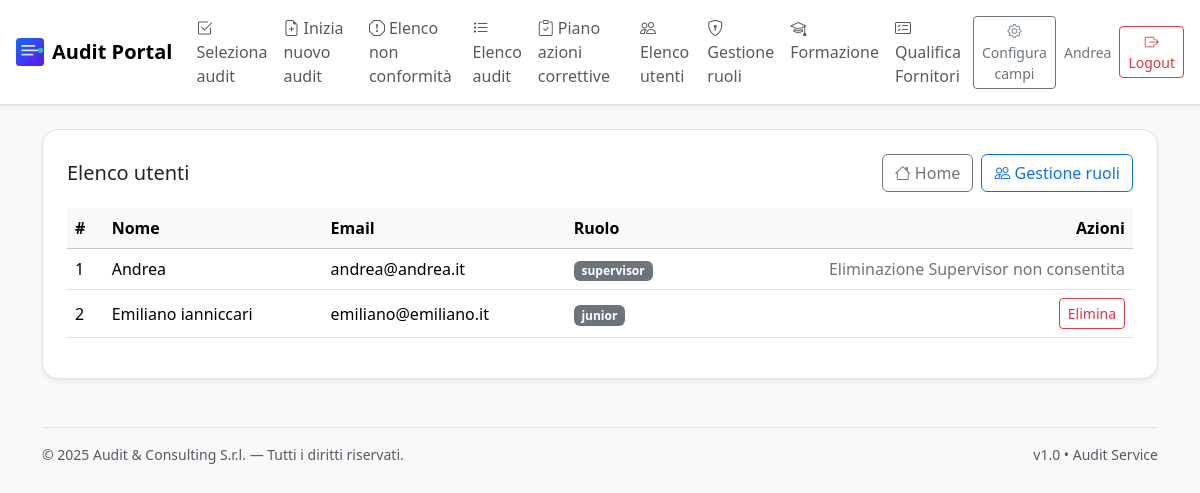
/admin/users-list (signed in), run on the app's committed database.
### app.py (models this page shows, shortened)
    class User(db.Model, UserMixin):
        __tablename__ = "users"
        id = db.Column(db.Integer, primary_key=True)
        name = db.Column(db.String(120), nullable=False)
        email = db.Column(db.String(255), unique=True, nullable=False)
        password_hash = db.Column(db.String(255), nullable=False)
        role = db.Column(db.String(20), nullable=False, default="junior")  # 'supervisor' | 'admin' | 'junior'
        requested_role = db.Column(db.String(20), nullable=True)           # richiesta di promozione
        def is_supervisor(self) -> bool:
            return self.role == "supervisor"

### app.py (the view)
    @app.route("/admin/users-list", methods=["GET"])
    @login_required
    def users_list():
        if not current_user.is_supervisor():
            abort(403)
        users = User.query.order_by(User.id.asc()).all()
        return render_template("users_list.html", users=users, allow_supervisor_deletion=app.config.get("ALLOW_SUPERVISOR_DELETION", False))

### templates/users_list.html (shortened to what this page needs)
{% extends 'base.html' %}
{% block content %}
<div class="bg-white rounded-4 shadow-sm border p-4">
  <div class="d-flex align-items-center justify-content-between gap-2 flex-wrap mb-3">
    <h1 class="h5 m-0">Elenco utenti</h1>
    <div class="d-flex gap-2">
      <a class="btn btn-outline-secondary" href="{{ url_for('index') }}"><i class="bi bi-house"></i> Home</a>
      <a class="btn btn-outline-primary" href="{{ url_for('manage_users') }}"><i class="bi bi-people"></i> Gestione ruoli</a>
    </div>
  </div>
  <div class="table-responsive">
    <table class="table align-middle">
      <thead class="table-light">
        <tr>
          <th>#</th>
          <th>Nome</th>
          <th>Email</th>
          <th>Ruolo</th>
          <th class="text-end">Azioni</th>
        </tr>
      </thead>
      <tbody>
        {% for u in users %}
        <tr>
          <td>{{ loop.index }}</td>
          <td>{{ u.name }}</td>
          <td>{{ u.email }}</td>
          <td><span class="badge bg-secondary">{{ u.role }}</span></td>
          <td class="text-end">
            {% if u.role == 'supervisor' and not allow_supervisor_deletion %}
              <span class="text-secondary">Eliminazione Supervisor non consentita</span>
            {% else %}
              <form method="post" action="{{ url_for('users_delete_post') }}" class="d-inline" onsubmit="return confirm('Eliminare l\'utente {{ u.email }}?');">
                <button class="btn btn-sm btn-outline-danger">Elimina</button>
              </form>
            {% endif %}
          </td>
        </tr>
        {% endfor %}
      </tbody>
    </table>
  </div>
</div>
{% endblock %}

### templates/base.html (shortened to what this page needs)
{% set APP_NAME = config.APP_NAME if config.APP_NAME else "Audit Portal" %}
<!doctype html>
<html lang="it">
  <head>
    <link href="https://cdn.jsdelivr.net/npm/bootstrap@5.3.3/dist/css/bootstrap.min.css" rel="stylesheet">
    <link href="https://cdn.jsdelivr.net/npm/bootstrap-icons@1.11.3/font/bootstrap-icons.css" rel="stylesheet">
    <link href="{{ url_for('static', filename='custom.css') }}" rel="stylesheet">
  </head>
  <body class="bg-light">
    <nav class="navbar navbar-expand-lg bg-white border-bottom shadow-sm sticky-top">
      <div class="container-fluid px-3">
        <a class="navbar-brand d-flex align-items-center gap-2" href="{{ url_for('index') }}">
          {% if config.COMPANY_LOGO %}
            <img src="{{ config.COMPANY_LOGO }}" alt="logo" height="28">
          {% endif %}
          <span class="fw-semibold">{{ APP_NAME }}</span>
        </a>
        <div class="collapse navbar-collapse" id="navMain">
          <ul class="navbar-nav me-auto mb-2 mb-lg-0">
            {% if current_user.is_authenticated %}
              {% if current_user.is_supervisor() or current_user.is_admin() %}
                <li class="nav-item"><a class="nav-link" href="{{ url_for('select_audit') }}"><i class="bi bi-check2-square me-1"></i>Seleziona audit</a></li>
                <li class="nav-item"><a class="nav-link" href="{{ url_for('new_audit') }}"><i class="bi bi-file-earmark-plus me-1"></i>Inizia nuovo audit</a></li>
                <li class="nav-item"><a class="nav-link" href="{{ url_for('list_ncs') }}"><i class="bi bi-exclamation-octagon me-1"></i>Elenco non conformità</a></li>
              {% endif %}
              <li class="nav-item"><a class="nav-link" href="{{ url_for('list_audits') }}"><i class="bi bi-list-task me-1"></i>Elenco audit</a></li>
              <li class="nav-item"><a class="nav-link" href="{{ url_for('actions_plan') }}"><i class="bi bi-clipboard-check me-1"></i>Piano azioni correttive</a></li>
              {% if current_user.is_supervisor() %}
                <li class="nav-item"><a class="nav-link" href="{{ url_for('users_list') }}"><i class="bi bi-people me-1"></i>Elenco utenti</a></li>
                <li class="nav-item"><a class="nav-link" href="{{ url_for('manage_users') }}"><i class="bi bi-shield-lock me-1"></i>Gestione ruoli</a></li>
              {% endif %}
            {% endif %}
              <li class="nav-item"><a class="nav-link" href="{{ url_for('training.index') }}"><i class="bi bi-mortarboard me-1"></i>Formazione</a></li>
              <li class="nav-item"><a class="nav-link" href="{{ url_for('suppliers.index') }}"><i class="bi bi-card-checklist me-1"></i>Qualifica Fornitori</a></li>
</ul>
          <div class="d-flex align-items-center gap-2">
            {% if current_user.is_authenticated %}
              {% if current_user.is_supervisor() or current_user.is_admin() %}
                <a class="btn btn-outline-secondary btn-sm" href="{{ url_for('config_campi_audit') }}">
                  <i class="bi bi-gear"></i> Configura campi
                </a>
              {% endif %}
              <span class="small text-secondary d-none d-md-inline">{{ current_user.name }}</span>
              <a class="btn btn-outline-danger btn-sm" href="{{ url_for('logout') }}"><i class="bi bi-box-arrow-right"></i> Logout</a>
            {% else %}
              <a class="btn btn-primary btn-sm" href="{{ url_for('login') }}">Login</a>
              <a class="btn btn-outline-primary btn-sm" href="{{ url_for('register') }}">Registrati</a>
            {% endif %}
          </div>
        </div>
      </div>
    </nav>
    <main class="container py-4">
      {% block content %}{% endblock %}
    </main>
    <footer class="container py-4 small text-muted">
      <div class="d-flex justify-content-between border-top pt-3">
        <div>© {{ now.year }} {{ config.Audit_Consulting or "Audit & Consulting S.r.l." }} — Tutti i diritti riservati.</div>
        <div class="d-none d-md-block">v1.0 • Audit Service</div>
      </div>
    </footer>
  </body>
</html>

### static/custom.css (style rules this page uses)
.navbar-brand img { display:inline-block; height:28px; }

### data on the page
User: name "Andrea", email "andrea@andrea.it", role "supervisor", shows "Eliminazione Supervisor non consentita"
User: name "Emiliano ianniccari", email "emiliano@emiliano.it", role "junior"

### other printed values
{{ APP_NAME }} "Audit Portal"
{{ config.Audit_Consulting or "Audit & Consulting S.r.l." }} "Audit & Consulting S.r.l."
